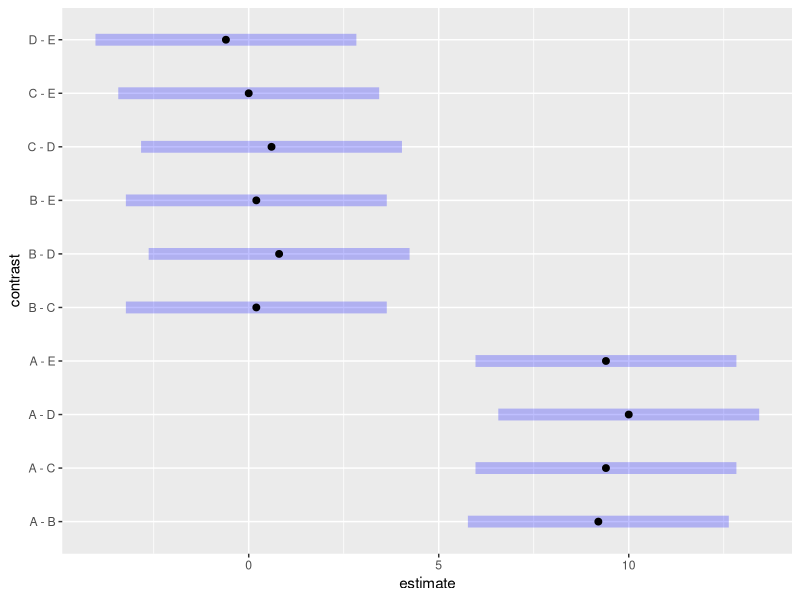

Generate this figure with R:
## ---- chunk 1
knitr::opts_chunk$set(echo = TRUE)
## ---- chunk 2
library(lsmeans)
rname <- c(rep("E1",5),rep("E2",5),rep("E3",5),rep("E4",5),rep("E5",5))
cname <- c(rep("M1",1),rep("M2",1),rep("M3",1),rep("M4",1),rep("M5",1))
seed <- c("A","B","C","D","E","B","C","D","E","A","C","D","E","A","B","D","E","A","B","C","E","A","B","C","D")
freq <- c(31,24,20,20,18,21,27,23,25,31,21,27,25,29,21,21,25,33,25,22,21,37,24,24,20)
mydata <- data.frame(rname,cname,seed,freq)
mydata
matrix(mydata$seed,5,5)
matrix(mydata$freq,5,5)
myfit = lm(freq~rname+cname+seed,mydata)
myfit
str(mydata)
a = anova(myfit)
a
x = lsmeans(myfit,"seed")
pairs(x)
plot(pairs(x))
